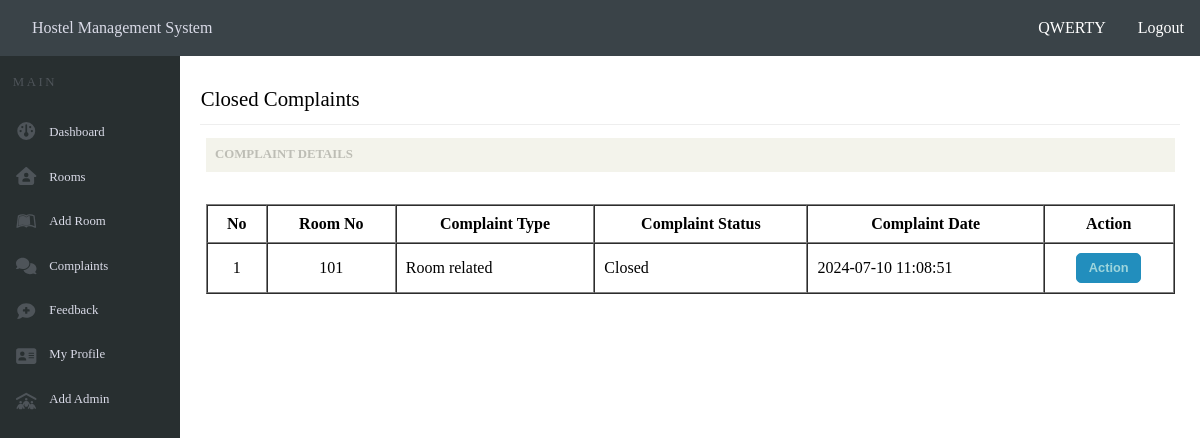
/closedcomplaint.php (signed in), run on the app's committed database.
### tables this page shows
CREATE TABLE `register_complaint` (
  `register_complaint_id` int(5) NOT NULL,
  `registration_no` int(3) NOT NULL,
  `room_no` varchar(8) NOT NULL,
  `complaint_type` varchar(12) NOT NULL,
  `explain_complaint` varchar(300) NOT NULL,
  `file_name` varchar(500) NOT NULL,
  `complaint_status` varchar(30) NOT NULL DEFAULT 'Unprocessed',
  `complaint_date` timestamp NOT NULL DEFAULT current_timestamp()
);

### closedcomplaint.php (the view, shortened to what this page needs)
<?php
include 'connectdatabase.php';
class ClosedComplaint {
    private $conn;
    public function __construct($conn) {
        $this->conn = $conn;
    }
    public function getAdminName($email) {
        $email = mysqli_real_escape_string($this->conn, $email);
        $sql = "SELECT username FROM admin_login WHERE admin_email = '$email'";
        $result = mysqli_query($this->conn, $sql);
        if ($result && mysqli_num_rows($result) > 0) {
            $row = mysqli_fetch_assoc($result);
            return $row['username'];
        }
    }
    public function getClosedComplaints() {
        $status = mysqli_real_escape_string($this->conn, "Closed");
        $query = "SELECT register_complaint_id, room_no, complaint_type, complaint_status, complaint_date
                FROM register_complaint
                WHERE complaint_status = '$status'";
        $result = mysqli_query($this->conn, $query);
        if ($result) {
            return mysqli_fetch_all($result, MYSQLI_ASSOC);
        } else {
            die("Query failed: " . mysqli_error($this->conn));
        }
    }
}
$closedComplaint = new ClosedComplaint($conn);
$email = $_SESSION["email"];
$fullName = $closedComplaint->getAdminName($email);
$result = $closedComplaint->getClosedComplaints();
?>
<!DOCTYPE html>
<html lang="en">
<head>
    <link rel="stylesheet" href="headerandnavbar.css">
    <link rel="stylesheet" href="maincontent.css">
    <link rel="stylesheet" href="roomdetail.css">
</head>
<body>
    <header>
        <a href="dashboardadmin.php">Hostel Management System</a>
        <div class="user-info">
            <span><?php echo htmlspecialchars($fullName); ?></span>
            <a href="logout.php">Logout</a>
        </div>
    </header>
    <div class="main">
        <div class="navbar">
            <p id="none">MAIN</p>
            <div class="contentnavbar">
                <div class="iconnavbar">
                </div>
                <div class="textnavbar">
                    <a href="dashboardadmin.php"><p id="dashboard">Dashboard</p></a>
                    <a href="roominfo.php"><p id="rooms">Rooms</p></a>
                    <a href="addroom.php"><p id="addRoom">Add Room</p></a>
                    <a href="registeredcomplaint.php"><p id="complaints">Complaints</p></a>
                    <a href="registeredfeedback.php"><p id="feedback">Feedback</p></a>
                    <a href="profileadmin.php"><p id="myProfile">My Profile</p></a>
                    <a href="addadmin.php"><p id="addAdmin">Add Admin</p></a>
                </div>
            </div>
        </div>
        <div class="maincontent">
            <p id="userlogin">Closed Complaints</p>
            <hr>
            <div class="container">
                <div class="box">
                    <div class="boxheader">
                        <p>COMPLAINT DETAILS</p>
                    </div>
                    <div class="boxinfo">
                        <table border="1" cellspacing="0">
                            <thead>
                                <tr>
                                    <th>No</th>
                                    <th>Room No</th>
                                    <th>Complaint Type</th>
                                    <th>Complaint Status</th>
                                    <th>Complaint Date</th>
                                    <th>Action</th>
                                </tr>
                            </thead>
                            <tbody>
                                <?php $i = 1; ?>
                                <?php foreach ($result as $row) : ?>
                                <tr>
                                    <td id="center"><?= $i; ?></td>
                                    <td id="center"><?= $row["room_no"]; ?></td>
                                    <td><?= $row["complaint_type"]; ?></td>
                                    <td><?= $row["complaint_status"]; ?></td>
                                    <td><?= $row["complaint_date"]; ?></td>
                                    <td id="center"><a href="complaintactionadmin.php?id=<?php echo $row['register_complaint_id']; ?>"><button>Action</button></a></td>
                                </tr>
                                <?php $i++; ?>
                                <?php endforeach; ?>
                            </tbody>
                        </table>
                    </div>
                </div>
            </div>
        </div>
    </div>
</body>
</html>

### headerandnavbar.css (style rules this page uses)
* { margin: 0; padding: 0; box-sizing: border-box; }
html, body { height: 100%; }
body { display: flex; flex-direction: column; }
header { width: 100%; height: 3.5em; display: flex; align-items: center; justify-content: space-between; background-color: #3A4348; position: fixed; top: 0; left: 0; right: 0; }
header a { margin-left: 2em; color: #DADBE8; text-decoration: none; cursor: pointer; }
.user-info { display: flex; align-items: center; justify-content: space-evenly; padding-right: 1em; }
.user-info span, .user-info a { color: #fff; }
.main { display: flex; flex: 1; margin-top: 3.5em; }
.navbar { background-color: #282F30; width: 15%; height: calc(100% - 3.5em); position: fixed; top: 3.5em; bottom: 0; }
.navbar p { color: #4E5459; letter-spacing: .2em; font-size: .8em; padding: 1.5em 0 0 1em; }
.contentnavbar { display: flex; }
.iconnavbar { display: flex; flex-direction: column; align-items: center; justify-content: space-between; height: 18em; margin: 2em 0 0 1em; }
.textnavbar { display: flex; flex-direction: column; justify-content: space-between; width: 100%; margin-top: 1em; height: 18.8em; }
.textnavbar a { text-decoration: none; }
.textnavbar p { color: #DADBE8; letter-spacing: normal; }

### maincontent.css (style rules this page uses)
.maincontent { width: 100%; margin-left: 15%; overflow-y: auto; height: calc(100vh - 3.5em); }
#userlogin { margin: 1.5em 0 0 1em; font-size: 1.3em; }
hr { background-color: #eee; border: 0 none; color: #eee; height: 1px; margin: .8em auto; width: 96%; }

### roomdetail.css (style rules this page uses)
.container { display: flex; justify-content: center; width: 100%; height: 80%; }
.box { width: 95%; }
.boxheader { background-color: #F3F3EB; padding: .6em; }
.boxheader p { color: #BDBDB5; font-weight: 600; font-size: .8em; }
.boxinfo { width: 100%; margin-top: 2em; padding-bottom: 1em; }
.boxinfo table { width: 100%; }
th, td { padding: 9px; }
table button { background-color: #228EBD; color: #9ED5DC; font-weight: bold; font-size: .8em; padding: .5em .9em; border-radius: 5px; border: 1px solid #228EBD; }
#center { text-align: center; }

### data on the page
register_complaint: room_no "101", complaint_type "Room related", complaint_status "Closed", complaint_date "2024-07-10 11:08:51"

### other printed values
$fullName "QWERTY"
